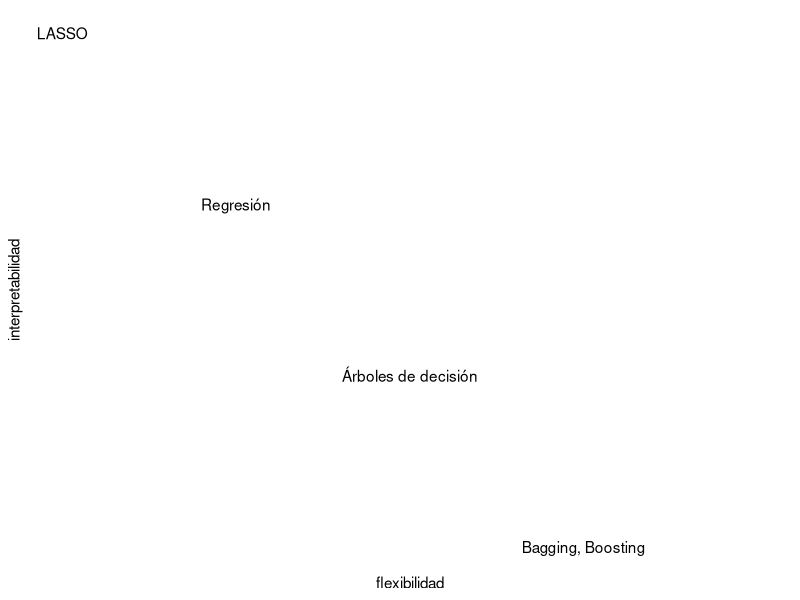

Write R code to recreate this figure.
## ---- chunk 1
knitr::opts_chunk$set(echo = FALSE)
## ---- chunk 2
library(tidyverse)
options(scipen = 99)
grafica2<-
   tibble(flexibilidad = seq(1, 4, 1), 
          interpretabilidad = seq(4,1,-1), 
          metodo = c('LASSO', 'Regresión', 'Árboles de decisión', 'Bagging, Boosting'))

ggplot(grafica2, aes(flexibilidad, interpretabilidad, label = metodo))+geom_text()+
   theme_classic()+scale_y_continuous(breaks = NULL)+scale_x_continuous(breaks = NULL, limits = c(1,5))
   

